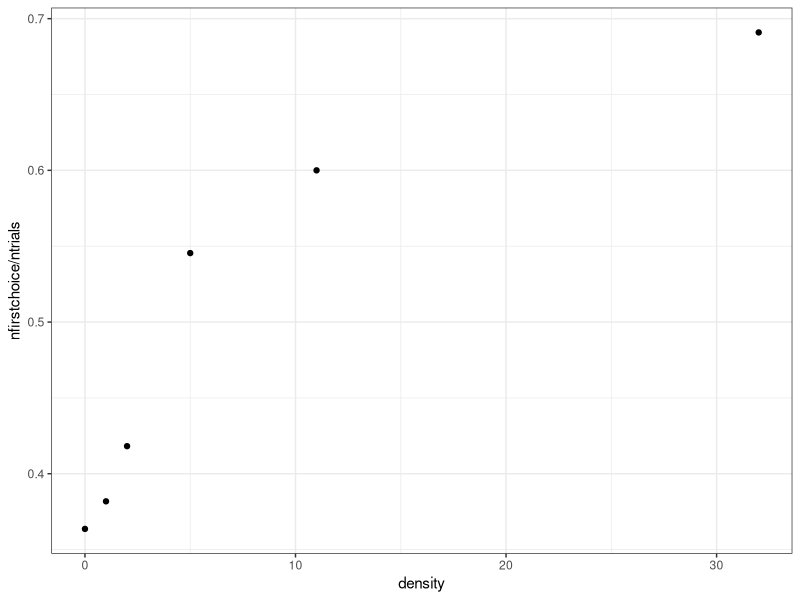
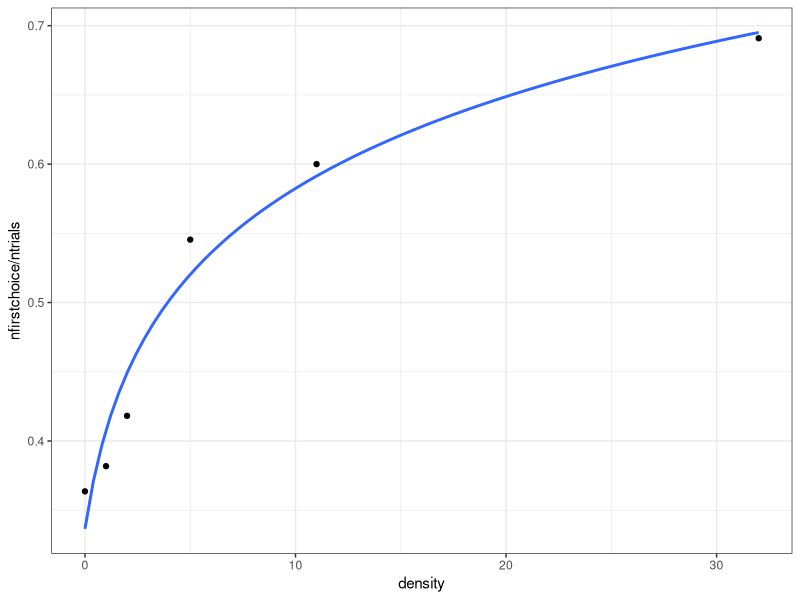
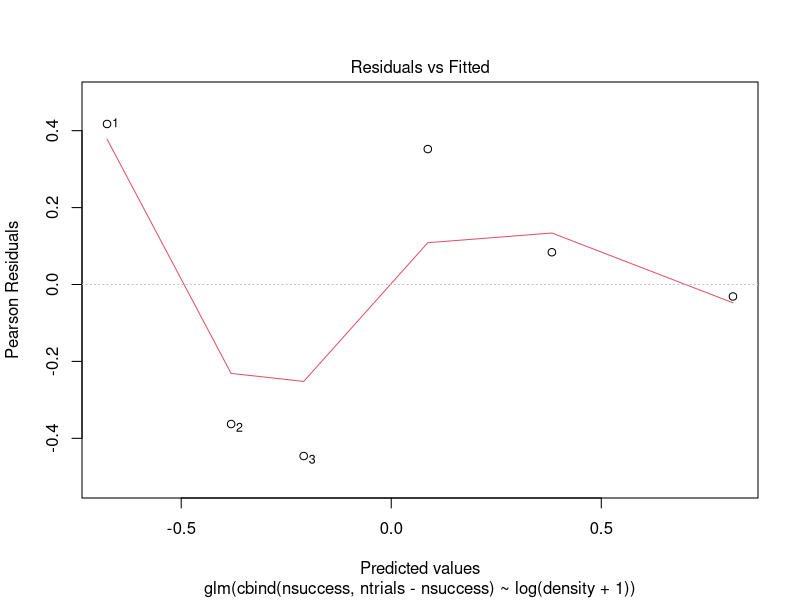
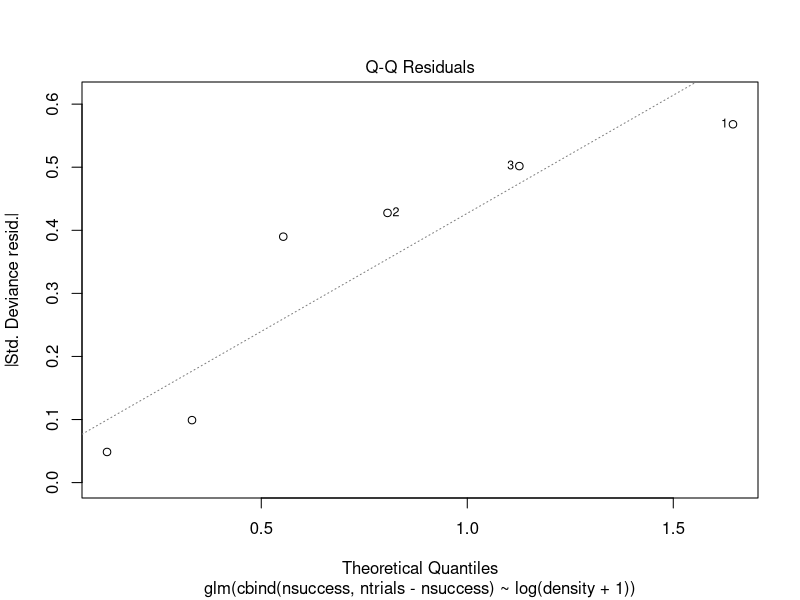
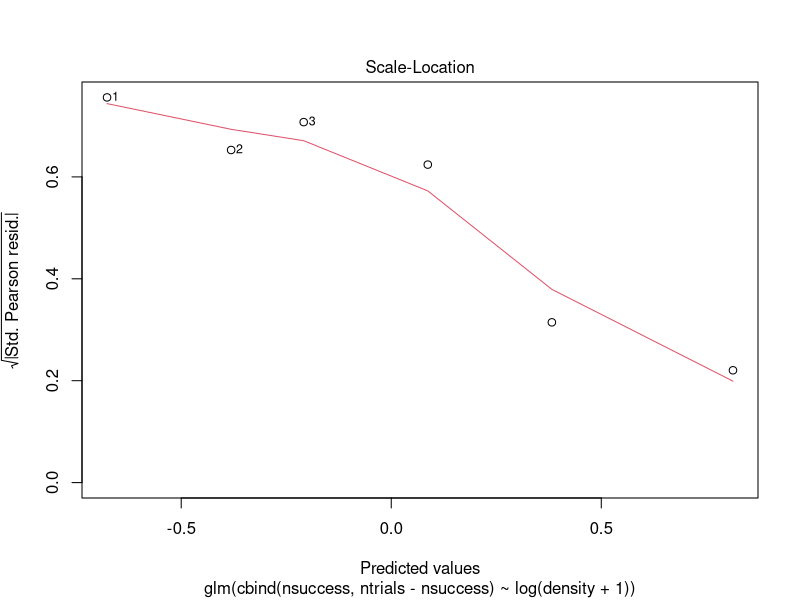
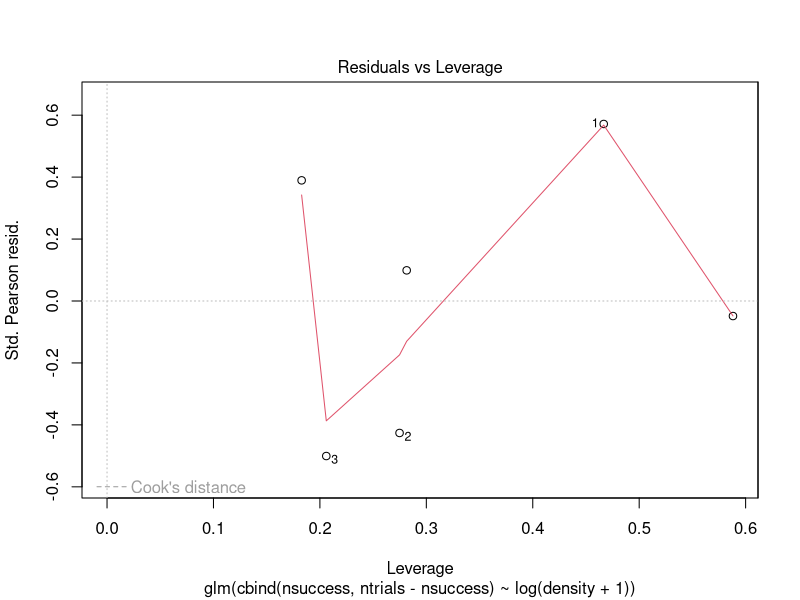
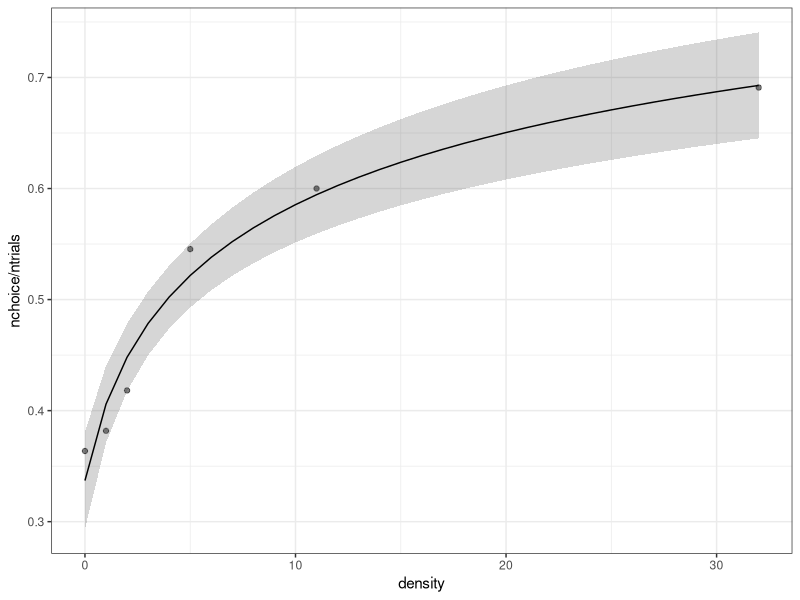
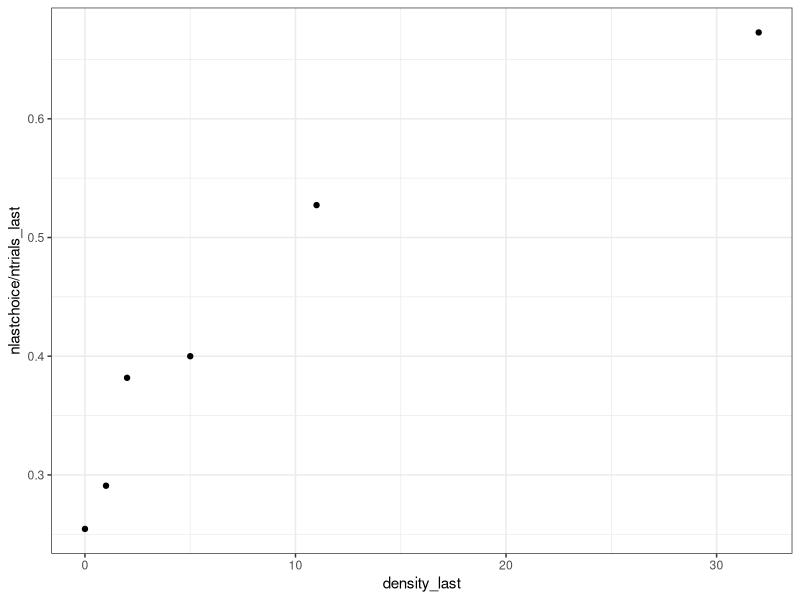

These figures' R source, in order:
###
# Project: Seagrass as habitat for juvenile lobsters
# Data:    Structure density trials
# Task:    Data wrangling and modelling for first/final choice data
# author:  Kaitlin McCloghry, Kingsley Griffin
# date:    April-July 2022
#

library(tidyverse)
library(reshape2)
library(ggplot2)
library(lme4)
library(dplyr)
library(tidyr)
# library(ggpubr)
# library(broom)
# library(AICcmodavg)

# read in data
structure_density <- read.csv("data/Structure_density_raw_19.07.22.csv")

#view data
head(structure_density)
# View(structure_density)
str(structure_density)
summary(structure_density)

# tidy up the data
struct_dens_clean <- filter(structure_density, Useable.data == 1)
head(struct_dens_clean)

#Kingsley - did we use this alternative clean data at all?
struct_dens_clean$alternative <- c(struct_dens_clean$density.A + struct_dens_clean$density.B) - 
  struct_dens_clean$first.choice

struct_dens_clean$lower     <- pmin(struct_dens_clean$density.A, struct_dens_clean$density.B)
struct_dens_clean$higher    <- pmax(struct_dens_clean$density.A, struct_dens_clean$density.B)
# struct_dens_clean$trial_lvl <- as.factor(paste(struct_dens_clean$lower, struct_dens_clean$higher, sep = "_"))
# struct_dens_clean$firsthigh <- ifelse(struct_dens_clean$first.choice > struct_dens_clean$alternative, 1, 0)
# struct_dens_clean$lasthigh  <- ifelse(struct_dens_clean$final.choice > struct_dens_clean$alternative, 1, 0)
# struct_dens_clean$lob_num   <- gsub("[A-Z]", "", struct_dens_clean$lobster)

# struct_dens_clean$perc_dif  <- (struct_dens_clean$higher - struct_dens_clean$lower) / 
#   struct_dens_clean$higher

# trying summary by level


head(struct_dens_clean)




#FIRST CHOICE

firstchoice_bylevel <- summarise(group_by(struct_dens_clean, first.choice),
                                 nfirstchoice = n())
head(firstchoice_bylevel)

lower_n  <- summarise(group_by(struct_dens_clean, lower), ntest = n())
higher_n <- summarise(group_by(struct_dens_clean, higher), ntest = n())
names(lower_n)[1]  <- "level"
names(higher_n)[1] <- "level"

lower_n
higher_n

trials <- merge(lower_n, higher_n, by = "level", all = TRUE) %>%
  replace_na(list(ntest.y=0, ntest.x=0))
# trials$ntest.y[1] <- 0
# trials$ntest.x[6] <- 0
trials$ntest <- trials$ntest.x + trials$ntest.y
head(trials)

firstchoice_bylevel$ntrials  <- trials$ntest
firstchoice_bylevel$nsuccess <- firstchoice_bylevel$nfirstchoice
firstchoice_bylevel$density  <- firstchoice_bylevel$first.choice

head(firstchoice_bylevel)

# plot the main effect we're interested in
ggplot(firstchoice_bylevel, aes(density, nfirstchoice/ntrials)) + 
  geom_point() +
  theme_bw()

# this looks like a logarithmic curve to me - try adding a log line of best fit
ggplot(firstchoice_bylevel, aes(density, nfirstchoice/ntrials)) + 
  geom_point() + 
  geom_smooth(method = glm, formula = y ~ log(x + 1), se = FALSE) +
  theme_bw()

# model this to check its robustness
m1 <- glm(cbind(nsuccess, ntrials - nsuccess) ~ log(density + 1), 
          data = firstchoice_bylevel, family = "binomial")
summary(m1)
plot(m1)

# now we need to make predictions from this model back onto our data, so we can make a final plot

pred_df_stage1     <- data.frame("density" = seq(from = 0, to = 32, by = 1 ))
predictions <- as.data.frame(predict(m1, pred_df_stage1, type = "response", se = TRUE))
pred_df_stage2     <- cbind(pred_df_stage1, predictions[, 1:2])
head(pred_df_stage2)

ggplot() + 
  geom_point(data = firstchoice_bylevel, aes(density, nsuccess/ntrials), alpha = 0.5) +
  geom_ribbon(data = pred_df_stage2, aes(density, 
                                  ymin = fit - se.fit, 
                                  ymax = fit + se.fit),
              alpha = 0.2) +
  geom_line(data = pred_df_stage2, aes(density, fit)) +
  labs(y = "nchoice/ntrials") +
  theme_bw()

ggsave("plots/structure_density_firstchoice.png")





#LAST CHOICE

lastchoice_bylevel <- summarise(group_by(struct_dens_clean, final.choice),
                                 nlastchoice = n()) %>%
  filter(!is.na(final.choice))
head(lastchoice_bylevel)

lower_n_last  <- summarise(group_by(struct_dens_clean, lower), ntest_last = n())
higher_n_last <- summarise(group_by(struct_dens_clean, higher), ntest_last = n())
names(lower_n_last)[1]  <- "level"
names(higher_n_last)[1] <- "level"

trials_last <- merge(lower_n_last, higher_n_last, by = "level", all = TRUE) %>%
  replace_na(list(ntest_last.y=0, ntest_last.x=0))
#trials$ntest.y[1] <- 0
#trials$ntest.x[6] <- 0
trials_last$ntest_last <- trials_last$ntest_last.x + trials_last$ntest_last.y
head(trials_last)

lastchoice_bylevel$ntrials_last  <- trials_last$ntest_last
lastchoice_bylevel$nsuccess_last <- lastchoice_bylevel$nlastchoice
lastchoice_bylevel$density_last  <- lastchoice_bylevel$final.choice

head(lastchoice_bylevel)

# plot the main effect we're interested in
ggplot(lastchoice_bylevel, aes(density_last, nlastchoice/ntrials_last)) + 
  geom_point() +
  theme_bw()

# this looks like a logarithmic curve to me - try adding a log line of best fit
ggplot(lastchoice_bylevel, aes(density_last, nlastchoice/ntrials_last)) + 
  geom_point() + 
  geom_smooth(method = glm, formula = y ~ log(x + 1), se = FALSE) +
  theme_bw()

# model this to check its robustness
m1last <- glm(cbind(nsuccess_last, ntrials_last - nsuccess_last) ~ log(density_last + 1), 
          data = lastchoice_bylevel, family = "binomial")
summary(m1last)
plot(m1last)

# now we need to make predictions from this model back onto our data, so we can make a final plot

pred_df_last_stage1     <- data.frame("density_last" = seq(from = 0, to = 32, by = 1 ))
predictions_last <- as.data.frame(predict(m1last, pred_df_last_stage1, type = "response", se = TRUE))
pred_df_last_stage2     <- cbind(pred_df_last_stage1, predictions_last[, 1:2])
head(pred_df_last_stage2)

ggplot() + 
  geom_point(data = lastchoice_bylevel, aes(density_last, nsuccess_last/ntrials_last), alpha = 0.5) +
  geom_ribbon(data = pred_df_last_stage2, aes(density_last, 
                                  ymin = fit - se.fit, 
                                  ymax = fit + se.fit),
              alpha = 0.2) +
  geom_line(data = pred_df_last_stage2, aes(density_last, fit)) +
  labs(y = "nchoice/ntrials") +
  theme_bw()

ggsave("plots/structure_density_lastchoice.png")
